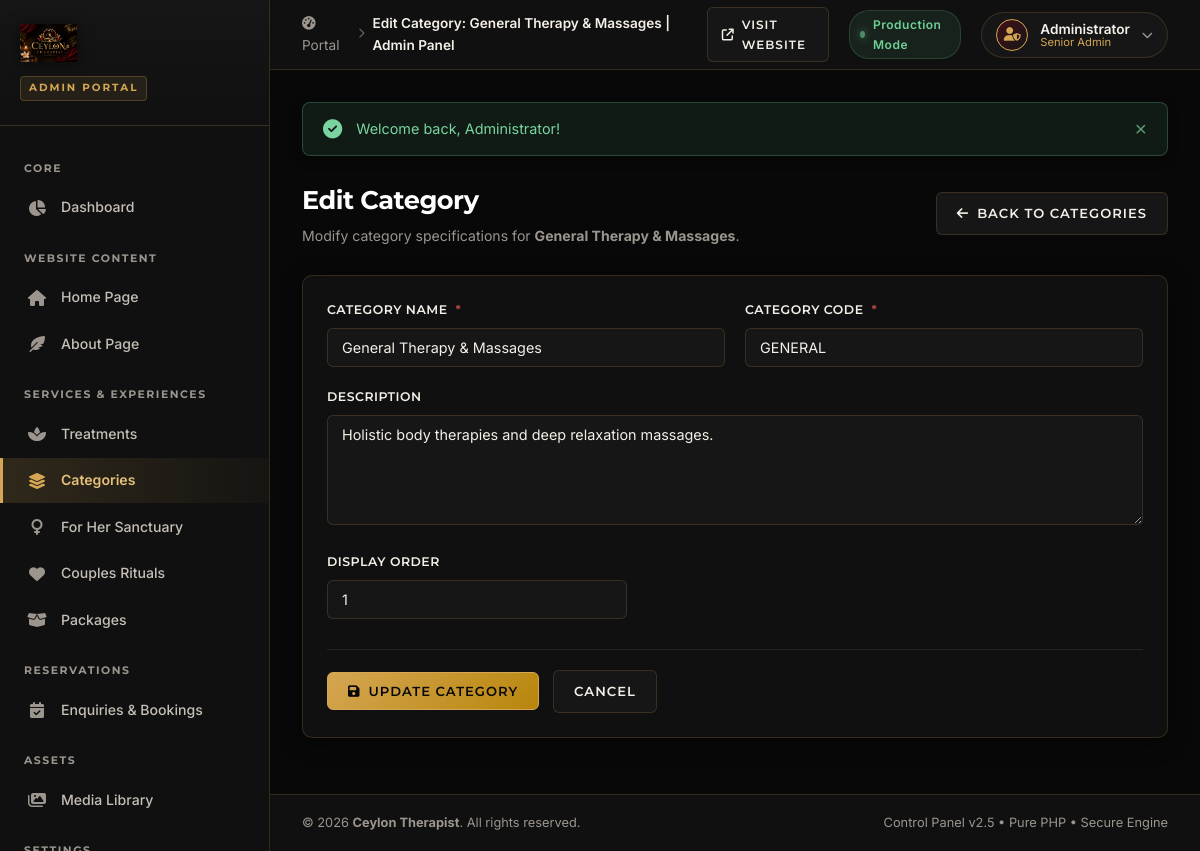
Page /admin_category_edit.php?id=1 (signed in) on the committed database.
### tables this page shows
CREATE TABLE IF NOT EXISTS `service_categories` (
    `id` INT UNSIGNED AUTO_INCREMENT PRIMARY KEY,
    `code` VARCHAR(50) NOT NULL UNIQUE,
    `name` VARCHAR(100) NOT NULL,
    `description` TEXT NULL,
    `display_order` INT DEFAULT 0,
    `created_at` TIMESTAMP DEFAULT CURRENT_TIMESTAMP
);

### controllers/AdminCategoryController.php (called while the page is built, shortened)
<?php
class AdminCategoryController
{
    private CategoryBLL $categoryBLL;
    public function __construct()
    {
        $this->categoryBLL = new CategoryBLL();
    }
    public function edit(int $id): void
    {
        $category = $this->categoryBLL->getCategoryById($id);
        $pageTitle = "Edit Category: " . $category['name'] . " | Admin Panel";
        require BASE_PATH . '/views/admin/categories/edit.php';
    }
}

### helpers/url_helper.php (called while the page is built, shortened)
<?php
function baseUrl(string $path = ''): string
{
    $cleanPath = ltrim($path, '/');
    if (isset($_SERVER['HTTP_HOST'])) {
        $scriptName = $_SERVER['SCRIPT_NAME'] ?? ($_SERVER['PHP_SELF'] ?? '');
        $dir = rtrim(str_replace('\\', '/', dirname($scriptName)), '/');
        return $cleanPath ? $cleanPath : './';
    }
    return rtrim(BASE_URL, '/') . ($cleanPath ? '/' . $cleanPath : '');
}
function assetUrl(string $path = ''): string
{
    return baseUrl('assets/' . ltrim($path, '/'));
}

### config/init.php (called while the page is built, shortened)
<?php
require_once BASE_PATH . '/helpers/env_helper.php';
require_once __DIR__ . '/db.php';
spl_autoload_register(function (string $className): void {
    $dirs = [
        BASE_PATH . '/controllers/',
        BASE_PATH . '/bll/',
        BASE_PATH . '/dal/',
        BASE_PATH . '/services/'
    ];
    foreach ($dirs as $dir) {
        $file = $dir . $className . '.php';
        if (file_exists($file)) {
            return;
        }
    }
});
require_once BASE_PATH . '/helpers/common_helper.php';
require_once BASE_PATH . '/helpers/url_helper.php';
require_once BASE_PATH . '/helpers/auth_helper.php';
require_once BASE_PATH . '/helpers/flash_helper.php';

### helpers/env_helper.php (called while the page is built, shortened)
<?php
if (!function_exists('env')) {
    function env(string $key, mixed $default = null): mixed
    {
        $value = getenv($key);
        if ($value === false) {
            $value = $_ENV[$key] ?? $_SERVER[$key] ?? $default;
        }
        return $value;
    }
}

### config/db.php (called while the page is built, shortened)
<?php
class Database
{
    private static ?PDO $instance = null;
    public static function getConnection(): PDO
    {
        if (self::$instance === null) {
            $host = (string)env('DB_HOST', 'localhost');
            $port = (int)env('DB_PORT', 3306);
            $dbName = (string)env('DB_DATABASE', 'ceylon_therapist');
            $username = (string)env('DB_USERNAME', 'root');
            $password = (string)env('DB_PASSWORD', '');
            $charset = (string)env('DB_CHARSET', 'utf8mb4');
            $dsn = sprintf(
                "mysql:host=%s;port=%d;dbname=%s;charset=%s",
                $host,
                $port,
                $dbName,
                $charset
            );
            $options = [
                PDO::ATTR_ERRMODE => PDO::ERRMODE_EXCEPTION,
                PDO::ATTR_DEFAULT_FETCH_MODE => PDO::FETCH_ASSOC,
                PDO::ATTR_EMULATE_PREPARES => false,
                PDO::MYSQL_ATTR_INIT_COMMAND => "SET NAMES " . $charset
            ];
            try {
                self::$instance = new PDO($dsn, $username, $password, $options);
            } catch (PDOException $e) {
                if (defined('ENVIRONMENT') && ENVIRONMENT === 'development') {
                    throw new Exception("Database Connection Error: " . $e->getMessage(), (int)$e->getCode());
                } else {
                    throw new Exception("A database error occurred. Please try again later.", 500);
                }
            }
        }
        return self::$instance;
    }
}

### bll/CategoryBLL.php (called while the page is built, shortened)
<?php
class CategoryBLL
{
    private CategoryDAL $categoryDAL;
    public function __construct()
    {
        $this->categoryDAL = new CategoryDAL();
    }
    public function getCategoryById(int $id): ?array
    {
        return $this->categoryDAL->findById($id);
    }
}

### dal/CategoryDAL.php (called while the page is built, shortened)
<?php
class CategoryDAL
{
    private PDO $db;
    public function __construct()
    {
        $this->db = Database::getConnection();
    }
    public function findById(int $id): ?array
    {
        $sql = "SELECT * FROM service_categories WHERE id = :id LIMIT 1";
        $stmt = $this->db->prepare($sql);
        $stmt->bindValue(':id', $id, PDO::PARAM_INT);
        $stmt->execute();
        $res = $stmt->fetch();
        return $res ?: null;
    }
}

### helpers/common_helper.php (called while the page is built, shortened)
<?php
function e(?string $value): string
{
    return htmlspecialchars((string)($value ?? ''), ENT_QUOTES, 'UTF-8');
}

### helpers/auth_helper.php (called while the page is built, shortened)
<?php
function isAdminLoggedIn(): bool
{
    return isset($_SESSION['admin_logged_in']) && $_SESSION['admin_logged_in'] === true && isset($_SESSION['admin_id']);
}
function currentAdmin(): ?array
{
    return [
        'id' => $_SESSION['admin_id'] ?? null,
        'name' => $_SESSION['admin_name'] ?? 'Administrator',
        'email' => $_SESSION['admin_email'] ?? ''
    ];
}

### helpers/flash_helper.php (called while the page is built, shortened)
<?php
function hasFlash(string $type): bool
{
    return !empty($_SESSION['_flash'][$type]);
}
function getFlash(string $type): array
{
    if (isset($_SESSION['_flash'][$type])) {
        $messages = $_SESSION['_flash'][$type];
        return $messages;
    }
    return [];
}

### views/admin/categories/edit.php (the view, shortened to what this page needs)
<?php require BASE_PATH . '/views/partials/admin-header.php'; ?>
<?php require BASE_PATH . '/views/partials/admin-sidebar.php'; ?>
<div class="admin-page-header">
    <div class="page-title-wrap">
        <h1>Edit Category</h1>
        <p>Modify category specifications for <strong><?= e($category['name']) ?></strong>.</p>
    </div>
    <div class="admin-header-actions">
        <a href="<?= baseUrl('admin_categories.php') ?>" class="btn-admin btn-admin-secondary">
            <i class="fa-solid fa-arrow-left"></i> Back to Categories
        </a>
    </div>
</div>
<div class="admin-card">
    <form action="<?= baseUrl('admin_category_edit.php?id=' . (int)$category['id']) ?>" method="POST">
        <div class="form-grid-2">
            <div class="form-group">
                <label for="name">Category Name <span class="required">*</span></label>
                <input type="text" id="name" name="name" class="admin-input" required value="<?= e($category['name']) ?>">
            </div>
            <div class="form-group">
                <label for="code">Category Code <span class="required">*</span></label>
                <input type="text" id="code" name="code" class="admin-input" required value="<?= e($category['code']) ?>">
            </div>
        </div>
        <div class="form-group">
            <label for="description">Description</label>
            <textarea id="description" name="description" class="admin-textarea" rows="3"><?= e($category['description'] ?? '') ?></textarea>
        </div>
        <div class="form-group" style="max-width: 300px;">
            <label for="display_order">Display Order</label>
            <input type="number" id="display_order" name="display_order" class="admin-input" value="<?= (int)$category['display_order'] ?>">
        </div>
        <div class="form-actions">
            <button type="submit" class="btn-admin btn-admin-gold">
                <i class="fa-solid fa-floppy-disk"></i> Update Category
            </button>
            <a href="<?= baseUrl('admin_categories.php') ?>" class="btn-admin btn-admin-secondary">Cancel</a>
        </div>
    </form>
</div>
<?php require BASE_PATH . '/views/partials/admin-footer.php'; ?>

### views/partials/admin-sidebar.php (shortened to what this page needs)
<?php
$admin = currentAdmin();
$currentPage = basename($_SERVER['PHP_SELF'] ?? '');
?>
<aside class="admin-sidebar" id="adminSidebar">
    <div class="sidebar-brand">
        <a href="<?= baseUrl('admin_dashboard.php') ?>" class="brand-link">
            <img src="<?= assetUrl('images/logo.png') ?>" alt="Ceylon Therapist" class="admin-sidebar-logo">
        </a>
        <span class="badge-portal">ADMIN PORTAL</span>
    </div>
    <nav class="sidebar-nav" aria-label="Admin Navigation">
        <div class="nav-section-title">CORE</div>
        <ul class="nav-group">
            <li class="nav-item">
                <a href="<?= baseUrl('admin_dashboard.php') ?>" class="nav-link <?= $currentPage === 'admin_dashboard.php' ? 'active' : '' ?>">
                    <i class="fa-solid fa-chart-pie nav-icon"></i>
                    <span class="nav-text">Dashboard</span>
                </a>
            </li>
        </ul>
        <div class="nav-section-title">WEBSITE CONTENT</div>
        <ul class="nav-group">
            <li class="nav-item">
                <a href="<?= baseUrl('admin_home_content.php') ?>" class="nav-link <?= $currentPage === 'admin_home_content.php' ? 'active' : '' ?>">
                    <i class="fa-solid fa-house nav-icon"></i>
                    <span class="nav-text">Home Page</span>
                </a>
            </li>
            <li class="nav-item">
                <a href="<?= baseUrl('admin_about_content.php') ?>" class="nav-link <?= $currentPage === 'admin_about_content.php' ? 'active' : '' ?>">
                    <i class="fa-solid fa-feather-pointed nav-icon"></i>
                    <span class="nav-text">About Page</span>
                </a>
            </li>
        </ul>
        <div class="nav-section-title">SERVICES & EXPERIENCES</div>
        <ul class="nav-group">
            <li class="nav-item">
                <a href="<?= baseUrl('admin_services.php') ?>" class="nav-link <?= in_array($currentPage, ['admin_services.php', 'admin_service_create.php', 'admin_service_edit.php']) && !isset($_GET['category']) ? 'active' : '' ?>">
                    <i class="fa-solid fa-spa nav-icon"></i>
                    <span class="nav-text">Treatments</span>
                </a>
            </li>
            <li class="nav-item">
                <a href="<?= baseUrl('admin_categories.php') ?>" class="nav-link <?= in_array($currentPage, ['admin_categories.php', 'admin_category_create.php', 'admin_category_edit.php']) ? 'active' : '' ?>">
                    <i class="fa-solid fa-layer-group nav-icon"></i>
                    <span class="nav-text">Categories</span>
                </a>
            </li>
            <li class="nav-item">
                <a href="<?= baseUrl('admin_for_her.php') ?>" class="nav-link <?= (in_array($currentPage, ['admin_for_her.php', 'admin_for_her_create.php']) || ($currentPage === 'admin_service_create.php' && strtoupper((string)($_GET['category'] ?? '')) === 'FOR_HER')) ? 'active' : '' ?>">
                    <i class="fa-solid fa-venus nav-icon"></i>
                    <span class="nav-text">For Her Sanctuary</span>
                </a>
            </li>
            <li class="nav-item">
                <a href="<?= baseUrl('admin_couples.php') ?>" class="nav-link <?= (in_array($currentPage, ['admin_couples.php', 'admin_couples_create.php']) || ($currentPage === 'admin_service_create.php' && strtoupper((string)($_GET['category'] ?? '')) === 'COUPLES')) ? 'active' : '' ?>">
                    <i class="fa-solid fa-heart nav-icon"></i>
                    <span class="nav-text">Couples Rituals</span>
                </a>
            </li>
            <li class="nav-item">
                <a href="<?= baseUrl('admin_packages.php') ?>" class="nav-link <?= in_array($currentPage, ['admin_packages.php', 'admin_package_create.php', 'admin_package_edit.php']) ? 'active' : '' ?>">
                    <i class="fa-solid fa-box-open nav-icon"></i>
                    <span class="nav-text">Packages</span>
                </a>
            </li>
        </ul>
        <div class="nav-section-title">RESERVATIONS</div>
        <ul class="nav-group">
            <li class="nav-item">
                <a href="<?= baseUrl('admin_enquiries.php') ?>" class="nav-link <?= in_array($currentPage, ['admin_enquiries.php', 'admin_enquiry_view.php']) ? 'active' : '' ?>">
                    <i class="fa-solid fa-calendar-check nav-icon"></i>
                    <span class="nav-text">Enquiries & Bookings</span>
                </a>
            </li>
        </ul>
        <div class="nav-section-title">ASSETS</div>
        <ul class="nav-group">
            <li class="nav-item">
                <a href="<?= baseUrl('admin_media.php') ?>" class="nav-link <?= $currentPage === 'admin_media.php' ? 'active' : '' ?>">
                    <i class="fa-solid fa-images nav-icon"></i>
                    <span class="nav-text">Media Library</span>
                </a>
            </li>
        </ul>
        <div class="nav-section-title">SETTINGS</div>
    </nav>
</aside>
<div class="admin-main-container">
    <header class="admin-topbar">
        <div class="topbar-left">
            <div class="topbar-breadcrumbs">
                <span class="breadcrumb-item"><a href="<?= baseUrl('admin_dashboard.php') ?>"><i class="fa-solid fa-gauge-high"></i> Portal</a></span>
                <span class="breadcrumb-sep"><i class="fa-solid fa-chevron-right"></i></span>
                <span class="breadcrumb-item active"><?= e($pageTitle ?? 'Dashboard') ?></span>
            </div>
        </div>
        <div class="topbar-right">
            <a href="<?= baseUrl() ?>" target="_blank" class="btn-admin btn-admin-secondary" style="font-size:12px;padding:7px 14px;display:flex;align-items:center;gap:7px;text-decoration:none;" title="Open Public Website in New Tab">
                <i class="fa-solid fa-arrow-up-right-from-square"></i> Visit Website
            </a>
            <div class="topbar-badge-live">
                <span class="live-dot"></span>
                <span>Production Mode</span>
            </div>
            <div class="admin-profile-pill" onclick="toggleProfileDropdown()">
                <div class="profile-avatar-circle">
                    <i class="fa-solid fa-user-shield"></i>
                </div>
                <div class="profile-meta">
                    <span class="profile-name"><?= e($admin['name'] ?? 'Administrator') ?></span>
                    <span class="profile-role">Senior Admin</span>
                </div>
                <i class="fa-solid fa-chevron-down profile-arrow"></i>
            </div>
        </div>
    </header>
    <main class="admin-workspace">
        <?php if (hasFlash('success')): ?>
            <div class="admin-alert admin-alert-success" role="alert">
                <i class="fa-solid fa-circle-check alert-icon"></i>
                <div class="alert-content">
                    <?php foreach (getFlash('success') as $msg): ?>
                        <p><?= e($msg) ?></p>
                    <?php endforeach; ?>
                </div>
                <button type="button" class="alert-close" onclick="this.parentElement.remove()">&times;</button>
            </div>
        <?php endif; ?>

### rows in the picture
service_categories: name "Edit Category: General Therapy & Massages | Admin Panel", name "General Therapy & Massages", code "GENERAL", description "Holistic body therapies and deep relaxation massages.", display_order "1"

### other values in the picture
$admin['name'] "Administrator"
$msg "Welcome back, Administrator!"
